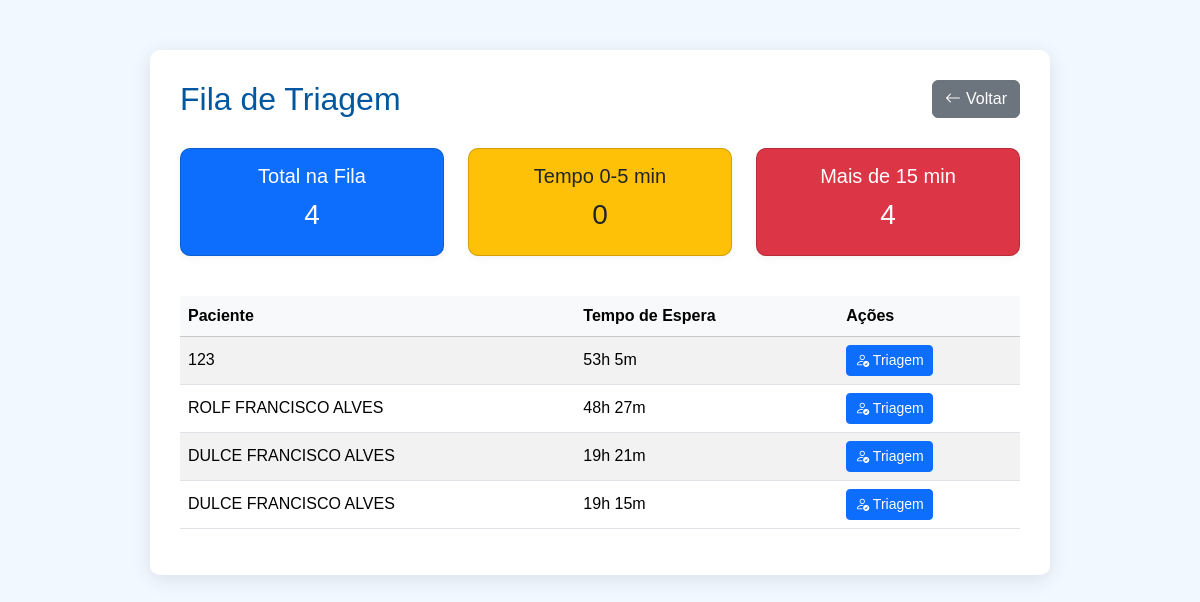
Before: /triagem/fila/ (signed in) with the older database file.
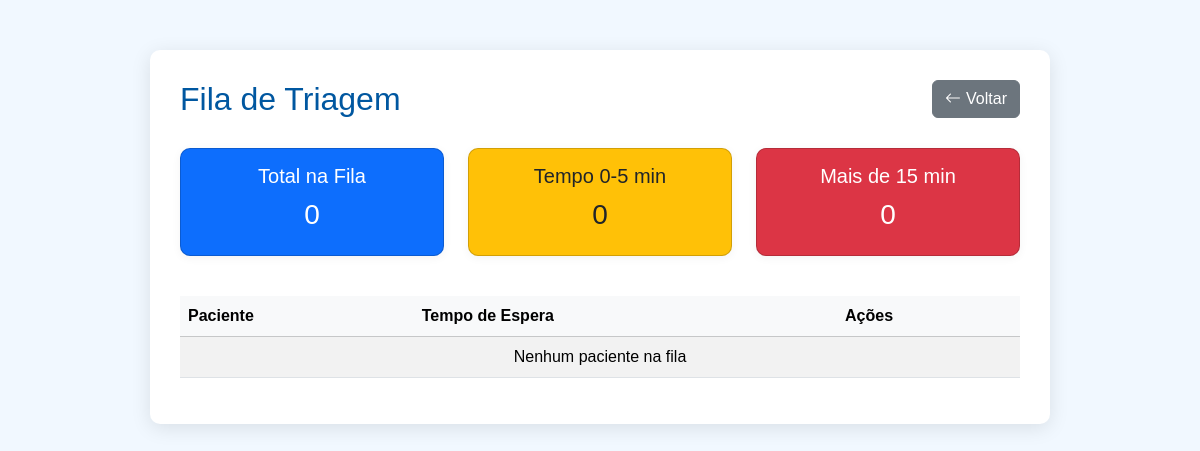
After: the same page with the newer database file.
### triagem/models.py (models this page shows, shortened)
class FilaTriagem(models.Model):
    STATUS_CHOICES = [
        ('aguardando_medico', 'Aguardando Médico'),
        ('em_atendimento', 'Em Atendimento'),
        ('finalizado', 'Finalizado'),
    ]
    paciente = models.ForeignKey(Paciente, on_delete=models.CASCADE)
    data_entrada = models.DateTimeField(auto_now_add=True)
    atendido = models.BooleanField(default=False)
    status = models.CharField(max_length=20, choices=STATUS_CHOICES, default='aguardando_medico')

### paciente/models.py (models this page shows, shortened)
class Paciente(models.Model):
    nome = models.CharField(max_length=100)
    nome_social = models.CharField(max_length=100, blank=True, null=True)
    nome_mae = models.CharField(max_length=100)
    nome_pai = models.CharField(max_length=100, blank=True, null=True)
    cpf = models.CharField(
        max_length=14,
        unique=True,
        validators=[
            RegexValidator(
                r'^\d{3}\.\d{3}\.\d{3}-\d{2}$',
                'CPF inválido! Use XXX.XXX.XXX-XX'
            )
        ]
    )
    data_nascimento = models.DateField()
    SEXO_BIOLOGICO_CHOICES = [
        ('M', 'Masculino'),
        ('F', 'Feminino'),
        ('I', 'Intersexo'),
    ]
    sexo_biologico = models.CharField(max_length=1, choices=SEXO_BIOLOGICO_CHOICES)
    identidade_genero = models.CharField(max_length=50)
    orientacao_sexual = models.CharField(max_length=50)
    NACIONALIDADE_CHOICES = [
        ('BRASILEIRA', 'Brasileira'),
        ('ARGENTINA', 'Argentina'),
        ('BOLIVIANA', 'Boliviana'),
        ('CHILENA', 'Chilena'),
        ('COLOMBIANA', 'Colombiana'),
        ('PARAGUAIA', 'Paraguaia'),
        ('PERUANA', 'Peruana'),
        ('URUGUAIA', 'Uruguaia'),
        ('VENEZUELANA', 'Venezuelana'),
        ('OUTRA', 'Outra'),
    ]
    nacionalidade = models.CharField(
        max_length=20,
        choices=NACIONALIDADE_CHOICES,
        default='BRASILEIRA'
    )
    naturalidade = models.CharField(max_length=100)
    RACA_COR_CHOICES = [
        ('BRANCA', 'Branca'),
        ('PRETA', 'Preta'),
        ('PARDA', 'Parda'),
        ('AMARELA', 'Amarela'),
        ('INDIGENA', 'Indígena'),
    ]
    raca_cor = models.CharField(max_length=10, choices=RACA_COR_CHOICES)
    ESTADO_CIVIL_CHOICES = [
        ('SOLTEIRO', 'Solteiro(a)'),
        ('CASADO', 'Casado(a)'),
        ('DIVORCIADO', 'Divorciado(a)'),
        ('VIUVO', 'Viúvo(a)'),
        ('UNIAO_ESTAVEL', 'União Estável'),
    ]
    estado_civil = models.CharField(max_length=20, choices=ESTADO_CIVIL_CHOICES)
    ESCOLARIDADE_CHOICES = [
        ('SEM_INSTRUCAO', 'Sem instrução'),
        ('FUNDAMENTAL_INCOMPLETO', 'Fundamental incompleto'),
        ('FUNDAMENTAL_COMPLETO', 'Fundamental completo'),
        ('MEDIO_INCOMPLETO', 'Médio incompleto'),
        ('MEDIO_COMPLETO', 'Médio completo'),
        ('SUPERIOR_INCOMPLETO', 'Superior incompleto'),
        ('SUPERIOR_COMPLETO', 'Superior completo'),
        ('POS_GRADUACAO', 'Pós-graduação'),
        ('MESTRADO', 'Mestrado'),
        ('DOUTORADO', 'Doutorado'),
    ]
    escolaridade = models.CharField(max_length=30, choices=ESCOLARIDADE_CHOICES)
    profissao = models.CharField(max_length=50)
    rg = models.CharField(max_length=20)
    orgao_emissor = models.CharField(max_length=10)
    UF_CHOICES = [
        ('AC','AC'), ('AL','AL'), ('AP','AP'), ('AM','AM'),
        ('BA','BA'), ('CE','CE'), ('DF','DF'), ('ES','ES'),
        ('GO','GO'), ('MA','MA'), ('MT','MT'), ('MS','MS'),
        ('MG','MG'), ('PA','PA'), ('PB','PB'), ('PR','PR'),
        ('PE','PE'), ('PI','PI'), ('RJ','RJ'), ('RN','RN'),
        ('RS','RS'), ('RO','RO'), ('RR','RR'), ('SC','SC'),
        ('SP','SP'), ('SE','SE'), ('TO','TO'),
    ]
    uf_rg = models.CharField(max_length=2, choices=UF_CHOICES)
    cep = models.CharField(
        max_length=9,
        validators=[
            RegexValidator(
                r'^\d{5}-\d{3}$',
                'CEP inválido! Use XXXXX-XXX'
            )
        ]
    )
    endereco = models.CharField(max_length=100)
    numero = models.CharField(max_length=10)
    complemento = models.CharField(max_length=50, blank=True, null=True)
    bairro = models.CharField(max_length=50)
    municipio = models.CharField(max_length=50)
    uf = models.CharField(max_length=2, choices=UF_CHOICES)
    ZONA_CHOICES = [
        ('URBANA', 'Urbana'),
        ('RURAL', 'Rural'),
    ]
    zona = models.CharField(max_length=6, choices=ZONA_CHOICES)
    telefone_fixo = models.CharField(
        max_length=15,
        blank=True,
        null=True,
        validators=[
            RegexValidator(
                r'^\(\d{2}\)\s\d{4}-\d{4}$',
                'Telefone inválido! Use (XX) XXXX-XXXX'
            )
        ]
    )
    celular = models.CharField(
        max_length=15,
        validators=[
            RegexValidator(
                r'^\(\d{2}\)\s\d{5}-\d{4}$',
                'Celular inválido! Use (XX) XXXXX-XXXX'
            )
        ]
    )
    whatsapp = models.BooleanField(default=False)
    email = models.EmailField(blank=True, null=True)
    cartao_sus = models.CharField(max_length=18, blank=True, null=True)
    criado_por = models.ForeignKey(
        User,
        on_delete=models.SET_NULL,
        null=True,
        blank=True,
        related_name='pacientes_criados'
    )
    data_criacao = models.DateTimeField(default=timezone.now, editable=False)
    data_atualizacao = models.DateTimeField(auto_now=True)

### triagem/views.py (the view)
# urls.py: path('fila/', views.fila_triagem, name='fila_triagem'),
@login_required
def fila_triagem(request):
    fila = FilaTriagem.objects.filter(atendido=False).order_by('data_entrada')
    total_pacientes = fila.count()
    tempo_espera_0_5 = fila.filter(data_entrada__gte=timezone.now()-timezone.timedelta(minutes=5)).count()
    tempo_espera_5_15 = fila.filter(
        data_entrada__lt=timezone.now()-timezone.timedelta(minutes=5),
        data_entrada__gte=timezone.now()-timezone.timedelta(minutes=15)
    ).count()
    tempo_espera_15_ = fila.filter(data_entrada__lt=timezone.now()-timezone.timedelta(minutes=15)).count()
    fila_formatada = []
    now = timezone.now()
    for item in fila:
        tempo_espera_min = int((now - item.data_entrada).total_seconds() // 60)
        horas = tempo_espera_min // 60
        minutos = tempo_espera_min % 60
        item.tempo_espera_horas = f"{horas}h {minutos}m"
        fila_formatada.append(item)
    return render(request, 'triagem/fila_triagem.html', {
        'fila': fila_formatada,
        'total_pacientes': total_pacientes,
        'tempo_espera_0_5': tempo_espera_0_5,
        'tempo_espera_5_15': tempo_espera_5_15,
        'tempo_espera_15_': tempo_espera_15_,
    })

### triagem/templates/triagem/fila_triagem.html (shortened to what this page needs)
<!DOCTYPE html>
<html lang="pt-br">
<head>
    <link rel="stylesheet" href="https://cdn.jsdelivr.net/npm/bootstrap@5.3.2/dist/css/bootstrap.min.css">
    <link rel="stylesheet" href="https://cdn.jsdelivr.net/npm/bootstrap-icons@1.10.5/font/bootstrap-icons.css">
</head>
<body>
<div class="container">
    <div class="header-row">
        <h2>Fila de Triagem</h2>
        <button class="btn btn-secondary btn-voltar" onclick="history.back();" title="Voltar à página anterior">
            <i class="bi bi-arrow-left"></i> Voltar
        </button>
    </div>
    <div class="row mb-4 text-center">
        <div class="col-md-4 mb-3">
            <div class="card bg-primary">
                <h5>Total na Fila</h5>
                <h3>{{ total_pacientes }}</h3>
            </div>
        </div>
        <div class="col-md-4 mb-3">
            <div class="card bg-warning text-dark">
                <h5>Tempo 0-5 min</h5>
                <h3>{{ tempo_espera_0_5 }}</h3>
            </div>
        </div>
        <div class="col-md-4 mb-3">
            <div class="card bg-danger">
                <h5>Mais de 15 min</h5>
                <h3>{{ tempo_espera_15_ }}</h3>
            </div>
        </div>
    </div>
    <table class="table table-striped table-hover">
        <thead class="table-light">
            <tr>
                <th>Paciente</th>
                <th>Tempo de Espera</th>
                <th>Ações</th>
            </tr>
        </thead>
        <tbody>
            {% for item in fila %}
            <tr>
                <td>{{ item.paciente.nome }}</td>
                <td>{{ item.tempo_espera_horas }}</td>
                <td>
                    <a href="{% url 'realizar_triagem' item.paciente.id %}" class="btn btn-primary btn-sm">
                        <i class="bi bi-person-check"></i> Triagem
                    </a>
                </td>
            </tr>
            {% empty %}
            <tr>
                <td colspan="3" class="text-center">Nenhum paciente na fila</td>
            </tr>
            {% endfor %}
        </tbody>
    </table>
</div>
</body>
</html>

Changed rows visible on the page:
removed FilaTriagem: paciente.nome "123", tempo_espera_horas "53h 5m"
removed FilaTriagem: paciente.nome "ROLF FRANCISCO ALVES", tempo_espera_horas "48h 27m"
removed FilaTriagem: paciente.nome "DULCE FRANCISCO ALVES", tempo_espera_horas "19h 21m"
removed FilaTriagem: paciente.nome "DULCE FRANCISCO ALVES", tempo_espera_horas "19h 15m"
Other visible differences:
{{ total_pacientes }}: "4" → "0"
{{ tempo_espera_15_ }}: "4" → "0"
text now shown: "Nenhum paciente na fila"
